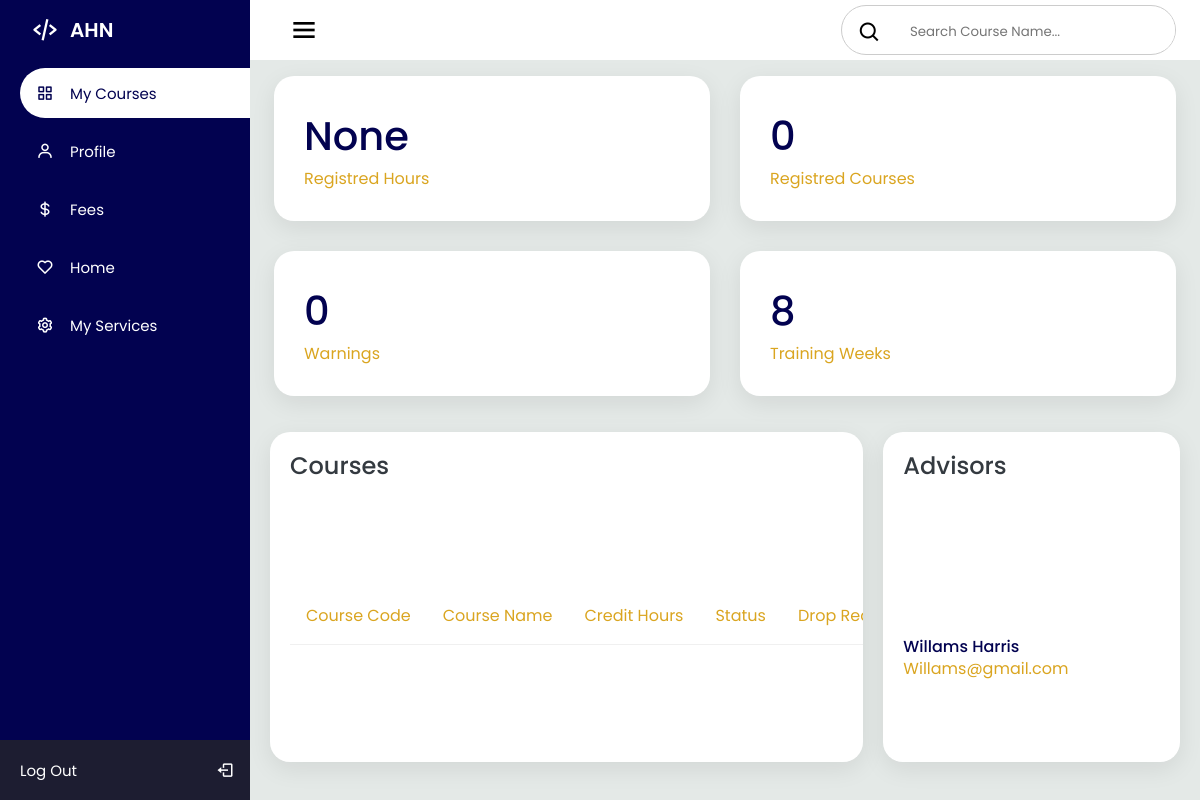
/courses, run on an earlier commit of the app's database.
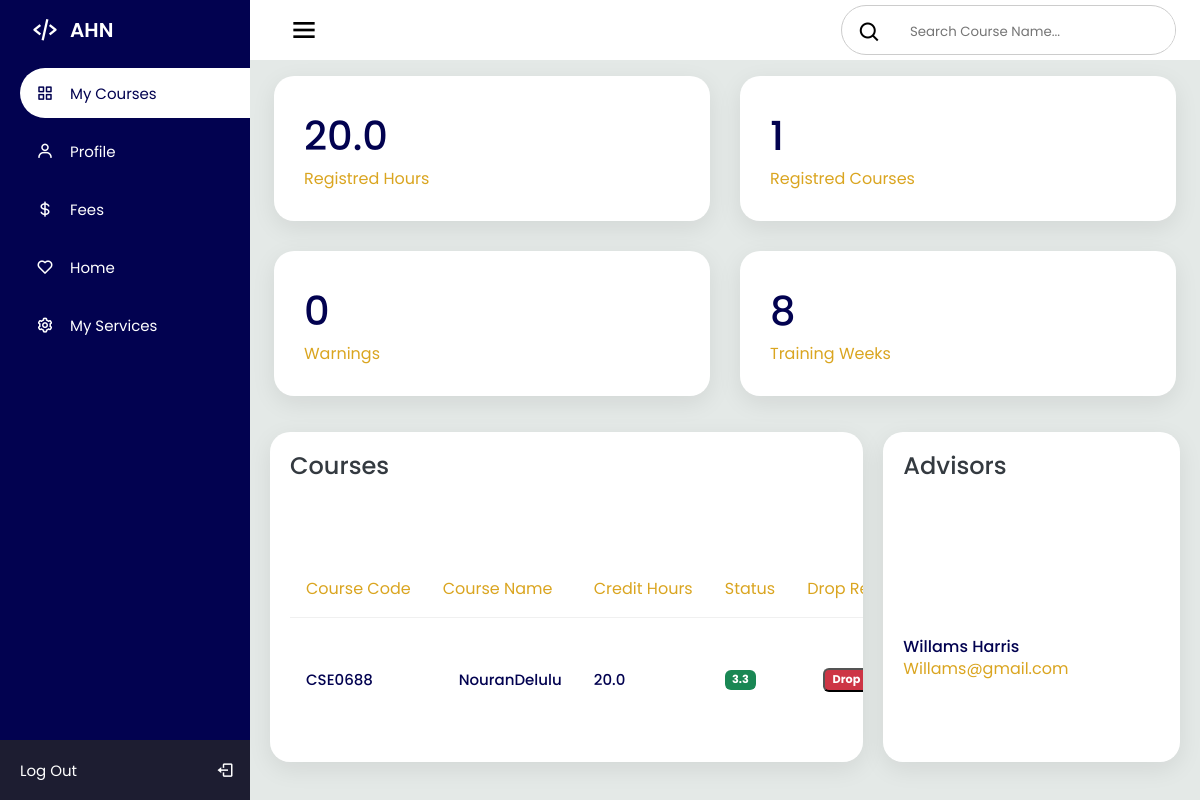
And on a later commit of the database.
### AHNapp/models.py (models this page shows)
class Course(models.Model):
    id = models.AutoField(primary_key=True)
    Studentid = models.ForeignKey(Student, on_delete=models.CASCADE, default=0)
    CourseTitle = models.CharField(max_length=200)
    CourseCode = models.CharField(max_length=200)
    CourseWeight = models.FloatField()
    CourseGrade = models.FloatField()
    isReg = models.BooleanField(default=False)

### AHNapp/views.py (the view)
# urls.py: path('courses', views.courses, name='courses'),
def courses(request):
    items = Course.objects.all()
    advisorat = Advisor.objects.all()
    total_weight = Course.objects.all().filter(isReg=True).aggregate(Sum('CourseWeight'))['CourseWeight__sum']
    regis_num = Course.objects.filter(isReg=True).count()
    return render(request, 'courses.html', {'courses': items,'total_weight': total_weight,"regis_num":regis_num,'advisorat':advisorat})

### AHNapp/templates/courses.html (shortened to what this page needs)
<!DOCTYPE html>
<html lang="en">
<head>
  <link rel="stylesheet" href="courses.css">
  <link href='https://unpkg.com/boxicons@2.1.1/css/boxicons.min.css' rel='stylesheet'>
</head>
<body>
  <div class="sidebar">
    <div class="logo_details">
      <i class='bx bx-code-alt'></i>
      <div class="logo_name">
        AHN
      </div>
    </div>
    <ul>
      <li>
        <a href="#" class="active">
          <i class='bx bx-grid-alt'></i>
          <span class="links_name">
            My Courses
          </span>
        </a>
      </li>
      <li>
        <a href="#">
            <i class='bx bx-user'></i>
          <span class="links_name">
            Profile
          </span>
        </a>
      </li>
      <li>
        <a href="fees.html">
          <i class='bx bx-dollar' ></i>
          <span class="links_name">
            Fees
          </span>
        </a>
      </li>
      <li>
        <a href="homepage.html">
          <i class='bx bx-heart'></i>
          <span class="links_name">
            Home
          </span>
        </a>
      </li>
      <li>
        <a href="#">
          <i class='bx bx-cog'></i>
          <span class="links_name">
            My Services
          </span>
        </a>
      </li>
      <li class="login">
        <a href="index.html">
          <span class="links_name login_out">
            Log Out
          </span>
          <i class='bx bx-log-out' id="log_out"></i>
        </a>
      </li>
    </ul>
  </div>
  <section class="home_section">
    <div class="topbar">
      <div class="toggle">
        <i class='bx bx-menu' id="btn"></i>
      </div>
      <div class="search_wrapper">
        <label>
          <span>
            <i class='bx bx-search'></i>
          </span>
          <input type="search" placeholder="Search Course Name...">
        </label>
      </div>
    </div>
    <div class="card-boxes">
      <div class="box">
        <div class="right_side">
          <div class="numbers">{{total_weight}}</div>
          <div class="box_topic">Registred Hours </div>
        </div>
      </div>
      <div class="box">
        <div class="right_side">
          <div class="numbers">{{regis_num}}</div>
          <div class="box_topic">Registred Courses</div>
        </div>
      </div>
      <div class="box">
        <div class="right_side">
          <div class="numbers">0</div>
          <div class="box_topic">Warnings</div>
        </div>
      </div>
      <div class="box">
        <div class="right_side">
          <div class="numbers">8</div>
          <div class="box_topic">Training Weeks</div>
        </div>
      </div>
    </div>
    <div class="details">
      <div class="Course_name">
        <div class="card_header">
          <h2>Courses</h2>
        </div>
        <table>
          <thead>
            <tr>
              <td>Course Code</td>
              <td>Course Name</td>
              <td>Credit Hours</td>
              <td>Status</td>
              <td>Drop Request</td>
            </tr>
          </thead>
          <tbody>
            {% for course in courses %}
            <tr>
              <td>{{course.CourseCode}}</td>
              <td>{{course.CourseTitle}}</td>
              <td>{{course.CourseWeight}}</td>
              <td>
              {%if course.isReg %}
                {% if course.CourseGrade > 0.00 %}
                  <span class="badge bg_seccuss">
                    {{course.CourseGrade}}
                  </span>
                {% else %}
                  <span class="badge bg_seccuss">
                    Registred
                  </span>
                {% endif %}
              {% else %}
                <span class="badge bg_notReg">
                  not Registred
                </span>
              {% endif %}
              </td>
              <td>
                  <form method="POST" action="{% url 'drop_course' course.id %}">
                    <button type="submit" class="badge bg_danger">Drop</button>
                </form>
              </td>
            </tr>
          {% endfor %}
          </tbody>
        </table>
      </div>
      <div class="Tutors_name">
        <div class="card_header">
          <h2>Advisors</h2>
        </div>
        <table>
          <tbody>
              <td>
                <h4>Willams Harris</h4>
                <span>Willams@gmail.com</span>
              </td>
          </tbody>
        </table>
      </div>
    </div>
  </section>
</body>
</html>

What changed in the data, as far as the page shows it:
added Course: CourseCode "CSE0688", CourseTitle "NouranDelulu", CourseWeight "20.0", CourseGrade "3.3"
Also different on the page:
{{ total_weight }}: "None" → "20.0"
{{ regis_num }}: "0" → "1"
